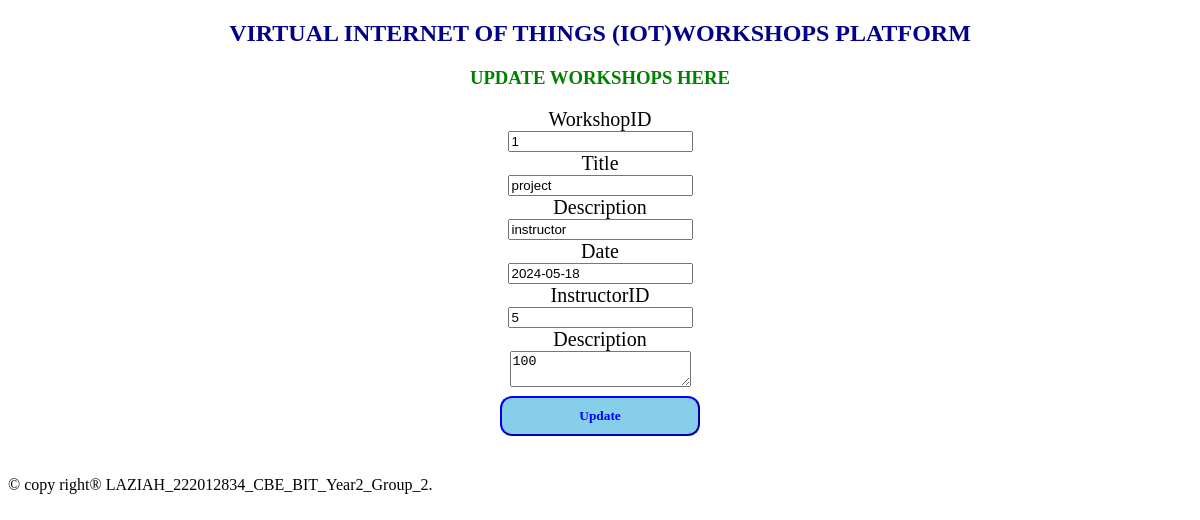
The app's page /updateworkshops.php?WorkshopID=1 with its own data.
### tables this page shows
CREATE TABLE IF NOT EXISTS `workshops` (
  `WorkshopID` int(11) NOT NULL AUTO_INCREMENT,
  `Title` varchar(100) NOT NULL,
  `Description` text,
  `Date` date NOT NULL,
  `InstructorID` int(11) DEFAULT NULL,
  `MaxParticipants` int(11) DEFAULT NULL,
  PRIMARY KEY (`WorkshopID`),
  KEY `InstructorID` (`InstructorID`)
);

### updateworkshops.php (the view, shortened to what this page needs)
<?php
include "databaseconnection.php";
if ($_SERVER['REQUEST_METHOD'] == 'GET') {
    $WorkshopID = $_GET["WorkshopID"];
    $sql = "SELECT * FROM workshops WHERE WorkshopID = $WorkshopID";
    $result = $connection->query($sql);
    if ($result->num_rows > 0) {
        $row = $result->fetch_assoc();
        $Title = $row["Title"];
        $Description = $row["Description"];
        $Date = $row["Date"];
        $InstructorID = $row["InstructorID"];
        $MaxParticipants = $row["MaxParticipants"];
    } else {
        header("location:viewworkshops.php");
        exit;
    }
}
?>
<!DOCTYPE html>
<html>
<head>
</head>
<body>
    <center>
        <h2>VIRTUAL INTERNET OF THINGS (IOT)WORKSHOPS PLATFORM</h2>
        <h3 style="color:green;">UPDATE WORKSHOPS HERE</h3>
        <section class="forms">
            <form method="POST" onsubmit="return confirmUpdate();">
                <label>WorkshopID</label><br>
                <input type="text" name="WorkshopID" readonly  value="<?php echo $WorkshopID; ?>"><br>
                <label>Title</label><br>
                <input type="text" name="Title"  value="<?php echo $Title; ?>"><br>
                <label>Description</label><br>
                <input type="text" name="Description" value="<?php echo $Description; ?>" ><br>
                <label>Date</label><br>
                <input type="text" name="Date" value="<?php echo $Date; ?>" ><br>
                <label>InstructorID</label><br>
                <input type="text" name="InstructorID"  value="<?php echo $InstructorID; ?>"><br>
                <label>Description</label><br>
                <textarea name="MaxParticipants" ><?php echo $MaxParticipants; ?></textarea><br>
                <input type="submit" name="submit" value="Update" class="sb">
            </form>
        </section>
    </center>
    <footer>
        <p style="color:blue; text-align: center; margin-top:40px;"><marquee> &copy; copy right&reg; LAZIAH_222012834_CBE_BIT_Year2_Group_2.</marquee> </p>
    </footer>
</body>
</html>

### updateworkshops.php (style rules this page uses)
h2 { font-family: Castellar; color: darkblue; }
label { font-family: elephant; font-size: 20px; }
.sb { font-family: Georgia; padding: 10px; border-color: blue; background-color: skyblue; width: 200px; margin-top: 5px; border-radius: 12px; font-weight: bold; color: blue; }

### records on screen
workshops: Title "project", Description "instructor", Date "2024-05-18", InstructorID "5", MaxParticipants "100"
